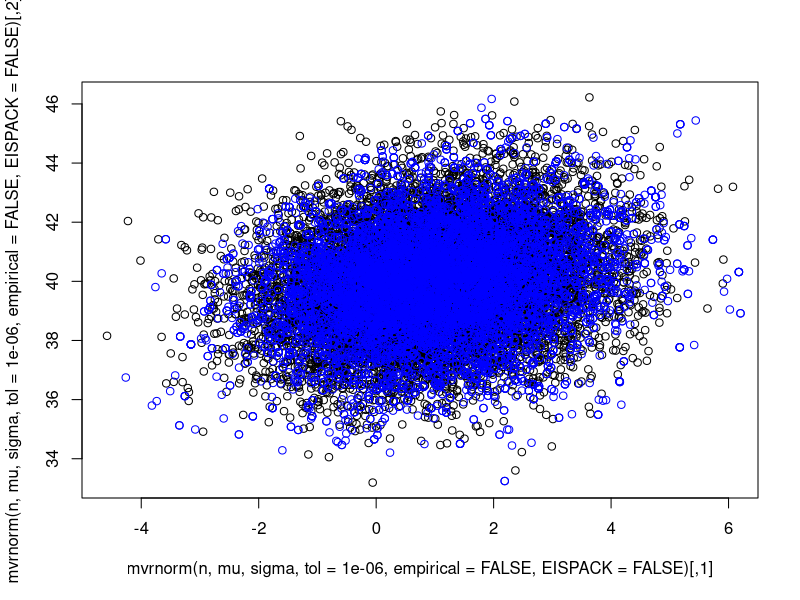

Write R code to recreate this figure. (Note: this script raises an error after producing the figure.)
library(MASS)

# Define the log likelihood function for a multivariate normal distribution
logLikelihood <- function(x, mu, sigma) {
  p <- length(mu)
  -0.5 * (p * log(2 * pi) + log(det(sigma)) + t(x - mu) %*% solve(sigma) %*% (x - mu))
}

# Define the Metropolis-Hastings algorithm function
metropolisHastings <- function(n, mu, sigma) {
  p <- length(mu)
  # Initialize the chain
  x <- rep(0, p)
  # Initialize the acceptance counter
  accept <- 0
  # Initialize the chain vector
  chain <- matrix(0, n, p)
  for (i in 1:n) {
    # Propose a new point
    x.prop <- rnorm(p, mean = x, sd = 1)
    # Calculate the acceptance ratio
    log.ratio <- logLikelihood(x.prop, mu, sigma) - logLikelihood(x, mu, sigma)
    # Accept or reject the proposed point
    if (log(runif(1)) < log.ratio) {
      x <- x.prop
      accept <- accept + 1
    }
    # Save the current point to the chain
    chain[i, ] <- x
  }
  # Return the chain and the acceptance rate
  list(chain = chain, accept.rate = accept/n)
}

# Example usage
set.seed(1)
n <- 1e4
mu <- c(1, 40, 13)
sigma <- matrix(c(2, 0.5, 0.5, 0.5, 3, 0.2, 0.5, 0.2, 1), nrow = 3)
result <- metropolisHastings(n, mu, sigma)
accept.rate <- result$accept.rate
chain <- result$chain

plot(mvrnorm(n,mu,sigma,tol = 1e-6, empirical = FALSE, EISPACK = FALSE ))
points(chain, col = "blue")
legend()
